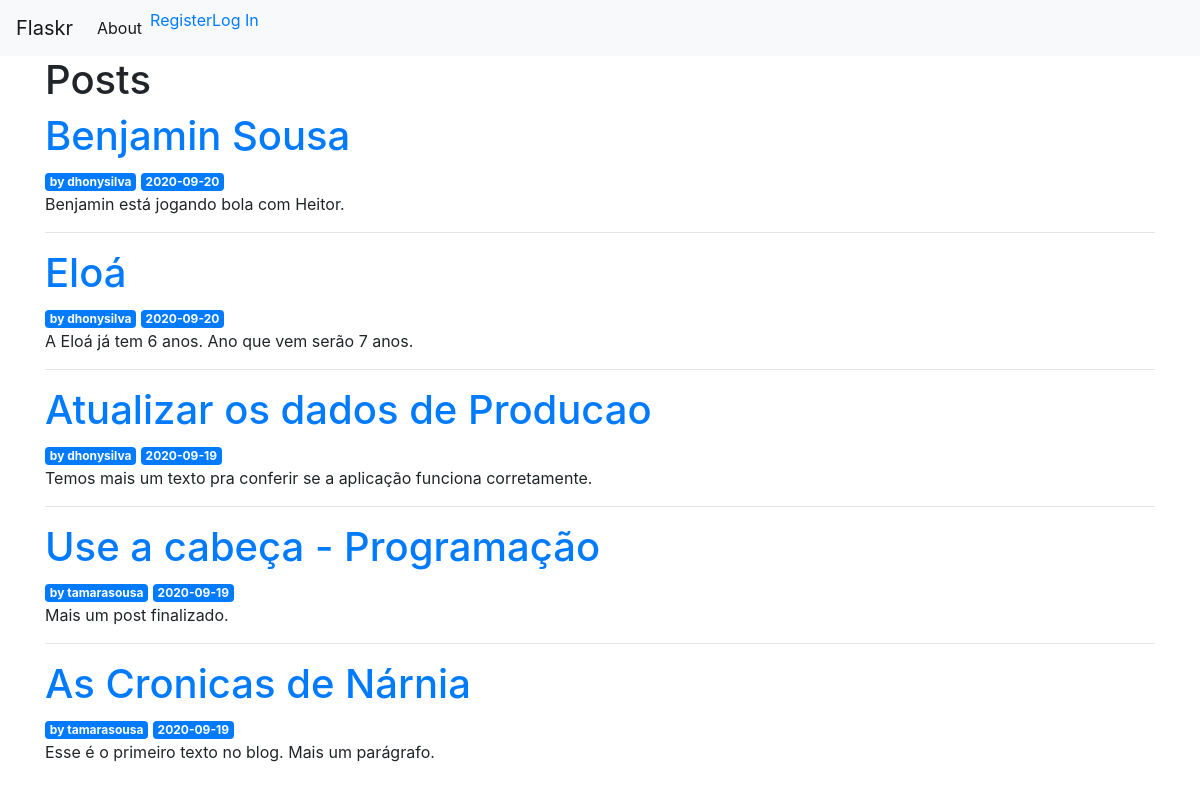
The page / on the database its author committed.
### tables this page shows
CREATE TABLE post (
  id INTEGER PRIMARY KEY AUTOINCREMENT,
  author_id INTEGER NOT NULL,
  created TIMESTAMP NOT NULL DEFAULT CURRENT_TIMESTAMP,
  title TEXT NOT NULL,
  body TEXT NOT NULL,
  FOREIGN KEY (author_id) REFERENCES user (id)
);

CREATE TABLE user (
  id INTEGER PRIMARY KEY AUTOINCREMENT,
  username TEXT UNIQUE NOT NULL,
  password TEXT NOT NULL
);

### flaskr/blog.py (the view)
@bp.route('/')
def index():
    db = get_db()
    posts = db.execute(
        'SELECT p.id, title, body, created, author_id, username'
        ' FROM post p JOIN user u ON p.author_id = u.id'
        ' ORDER BY created DESC'
    ).fetchall()
    return render_template('blog/index.html', posts=posts)

### flaskr/auth.py (called while the page is built)
@bp.before_app_request
def load_logged_in_user():
    user_id = session.get('user_id')
    if user_id is None:
        g.user = None
    else:
        g.user = get_db().execute(
            'SELECT * FROM user WHERE id = ?', (user_id,)
        ).fetchone()

### flaskr/db.py (called while the page is built)
def get_db():
    if 'db' not in g:
        g.db = sqlite3.connect(
            current_app.config['DATABASE'],
            detect_types=sqlite3.PARSE_DECLTYPES
        )
        g.db.row_factory = sqlite3.Row
    return g.db

### flaskr/templates/blog/index.html (shortened to what this page needs)
{% extends 'base.html' %}
{% block header %}
  <div class="page-header">
    <h1>{% block title %}Posts{% endblock %}</h1>
  </div>
{% endblock %}
{% block content %}
  {% for post in posts %}
    <article class="post">
      <header>
        <div>
          <a href="{{ url_for('blog.post', id=post['id']) }}">
            <h1>{{ post['title'] }}</h1>
          </a>
        </div>
        <span class="badge badge-primary">by {{ post['username'] }}</span>
        <span class="badge badge-primary">{{ post['created'].strftime('%Y-%m-%d') }}</span>
      </header>
      <p class="body">{{ post['body'] }}</p>
    </article>
    {% if not loop.last %}
      <hr>
    {% endif %}
  {% endfor %}
{% endblock %}

### flaskr/templates/base.html (shortened to what this page needs)
<!doctype html>
<html lang="en">
  <head>
    <link rel="stylesheet" href="https://stackpath.bootstrapcdn.com/bootstrap/4.3.1/css/bootstrap.min.css">
  </head>
  <body>
    <nav class="navbar navbar-expand-md navbar-light bg-light">
        <a class="navbar-brand" href="{{ url_for('auth.login')}}">Flaskr</a>
        <div class="collapse navbar-collapse" id="navbarNav">
            <ul class="navbar-nav">
            <li class="nav-item active">
                <a class="nav-link" href="#">About</a>
            </li>
                {% if g.user %}
                  <li><span>{{ g.user['username'] }}</span>
                  <li><a href="{{ url_for('auth.logout') }}">Log Out</a>
                {% else %}
                  <li><a href="{{ url_for('auth.register') }}">Register</a>
                  <li><a href="{{ url_for('auth.login') }}">Log In</a>
                {% endif %}
            </ul>
        </div>
    </nav>
    <div class="container">
        <header>
          {% block header %}{% endblock %}
        </header>
        {% block content %}{% endblock %}
      </div>
  </body>
</html>

### rows shown on the page
post: title "Benjamin Sousa", username "dhonysilva", created "2020-09-20", body "Benjamin está jogando bola com Heitor."
post: title "Eloá", username "dhonysilva", created "2020-09-20", body "A Eloá já tem 6 anos. Ano que vem serão 7 anos."
post: title "Atualizar os dados de Producao", username "dhonysilva", created "2020-09-19", body "Temos mais um texto pra conferir se a aplicação funciona corretamente."
post: title "Use a cabeça - Programação", username "tamarasousa", created "2020-09-19", body "Mais um post finalizado."
post: title "As Cronicas de Nárnia", username "tamarasousa", created "2020-09-19", body "Esse é o primeiro texto no blog. Mais um parágrafo."
